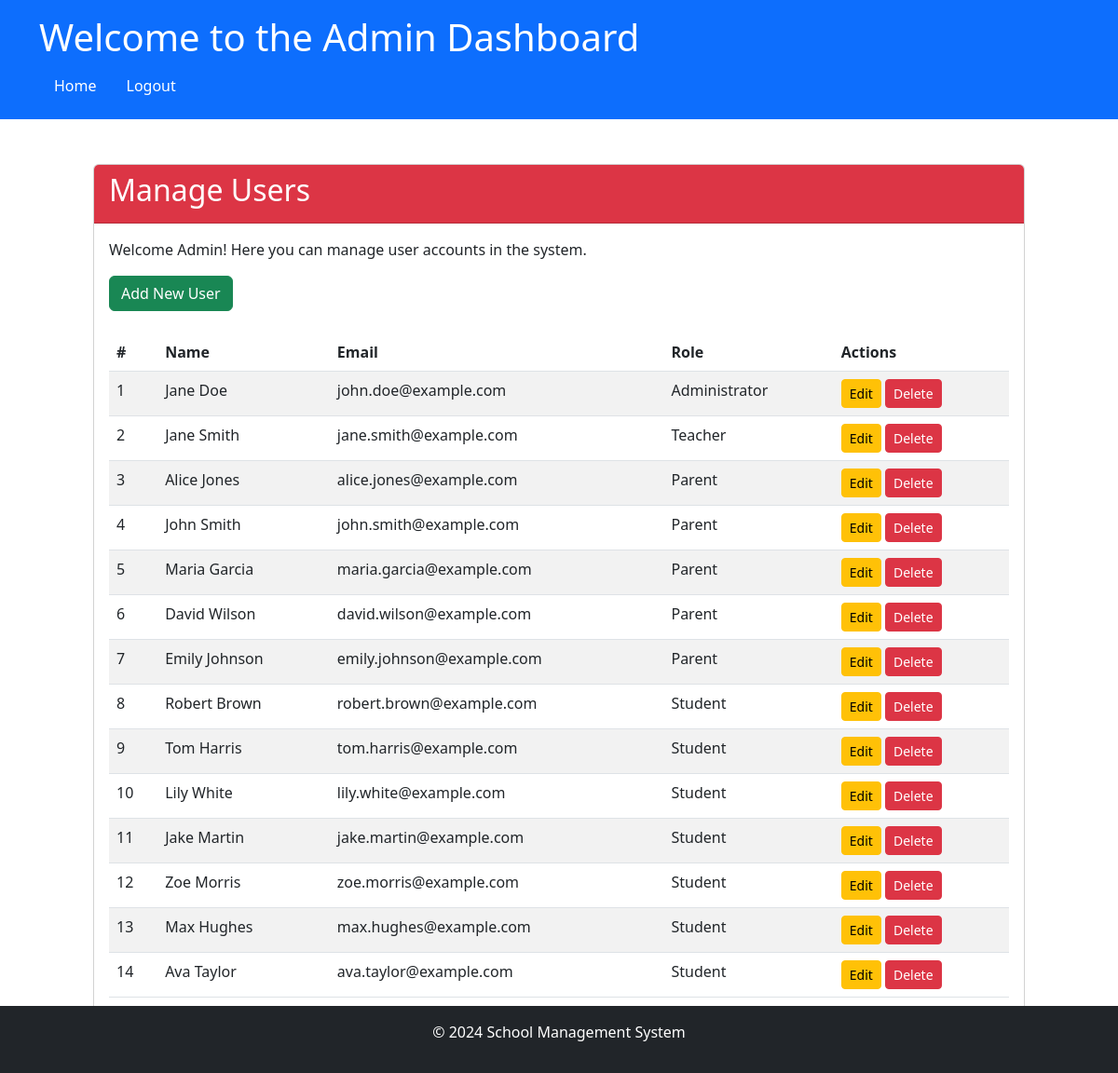
The page /admin/manage_users (signed in) on the database its author committed.
### app/models/models.py (models this page shows)
class User(UserMixin, db.Model):
    __tablename__ = 'User'
    id = db.Column('Id', db.String, primary_key=True, default=lambda: str(uuid4()))
    password = db.Column('Password', db.String, nullable=True)
    role_id = db.Column('RoleId', db.String, ForeignKey('Role.Id', ondelete='SET NULL'))
    email = db.Column('Email', db.String, nullable=False)
    first_name = db.Column('FirstName', db.String, nullable=False)
    last_name = db.Column('LastName', db.String, nullable=False)
    date_of_birth = db.Column('DateOfBirth', db.Date, nullable=True)
    role = relationship('Role', back_populates='users')
    created_fee_records = db.relationship('FeeRecord',
                                          foreign_keys='FeeRecord.created_by',  # Referencing FeeRecord.created_by
                                          backref='creator')
    invoices = relationship('Invoice', back_populates='created_by_user')
    parent_students = relationship('ParentStudent',
                                   foreign_keys='[ParentStudent.parent_id]',
                                   back_populates='parent',
                                   cascade="all, delete-orphan")
    student_parents = relationship('ParentStudent',
                                   foreign_keys='[ParentStudent.student_id]',
                                   back_populates='student',
                                   cascade="all, delete-orphan")

class Role(db.Model):
    __tablename__ = 'Role'
    id = db.Column('Id', db.String, primary_key=True)
    role_name = db.Column('RoleName', db.String, nullable=False)
    users = relationship('User', back_populates='role')

### app/routes/admin_routes.py (the view)
@admin.route('/manage_users')
@login_required
def manage_users():
    users = User.query.all()  # Retrieve all users from the User table
    return render_template('admin/manage_users.html', users=users)

### app/__init__.py (called while the page is built)
@login_manager.user_loader
def load_user(user_id):
    from app.models.models import User  # Import here to avoid circular import
    return User.query.get(user_id)

### app/templates/admin/manage_users.html (shortened to what this page needs)
<!DOCTYPE html>
<html lang="en">
<head>
    <link href="https://cdn.jsdelivr.net/npm/bootstrap@5.3.0-alpha1/dist/css/bootstrap.min.css" rel="stylesheet">
</head>
<body>
    <header class="bg-primary text-white p-3">
        <div class="container">
            <h1>Welcome to the Admin Dashboard</h1>
            <nav>
                <ul class="nav">
                    <li class="nav-item">
                        <a class="nav-link text-white" href="{{ url_for('main.dashboard') }}">Home</a>
                    </li>
                    <li class="nav-item">
                        <a class="nav-link text-white" href="{{ url_for('auth.logout') }}">Logout</a>
                    </li>
                </ul>
            </nav>
        </div>
    </header>
    <main class="custom-container my-5">
        <div class="card">
            <div class="card-header bg-danger text-white">
                <h2>Manage Users</h2>
            </div>
            <div class="card-body">
                <p>Welcome Admin! Here you can manage user accounts in the system.</p>
                <div class="mb-4">
                    <a href="{{ url_for('admin.add_user') }}" class="btn btn-success">Add New User</a>
                </div>
                <div class="table-responsive">
                    <table class="table table-striped">
                        <thead>
                            <tr>
                                <th>#</th>
                                <th>Name</th>
                                <th>Email</th>
                                <th>Role</th>
                                <th>Actions</th>
                            </tr>
                        </thead>
                        <tbody>
                            {% for user in users %}
                                <tr>
                                    <td>{{ loop.index }}</td>
                                    <td>{{ user.first_name }} {{ user.last_name }}</td>
                                    <td>{{ user.email }}</td>
                                    <td>{{ user.role.role_name }}</td>
                                    <td>
                                        <a href="{{ url_for('admin.edit_user', user_id=user.id) }}" class="btn btn-warning btn-sm">Edit</a>
                                        <form action="{{ url_for('admin.delete_user', user_id=user.id) }}" method="post" class="d-inline" onsubmit="return confirm('Are you sure you want to delete this user?');">
                                            <button type="submit" class="btn btn-danger btn-sm">Delete</button>
                                        </form>
                                    </td>
                                </tr>
                            {% endfor %}
                        </tbody>
                    </table>
                </div>
            </div>
        </div>
    </main>
    <footer class="bg-dark text-white py-3 fixed-bottom footer">
        <div class="container text-center">
            <p>&copy; 2024 School Management System</p>
        </div>
    </footer>
</body>
</html>

### app/templates/admin/manage_users.html (style rules this page uses)
.custom-container { max-width: 1000px; margin: 0 auto; }

### rows shown on the page
User: first_name "Jane", last_name "Doe", email "john.doe@example.com", role.role_name "Administrator"
User: first_name "Jane", last_name "Smith", email "jane.smith@example.com", role.role_name "Teacher"
User: first_name "Alice", last_name "Jones", email "alice.jones@example.com", role.role_name "Parent"
User: first_name "John", last_name "Smith", email "john.smith@example.com", role.role_name "Parent"
User: first_name "Maria", last_name "Garcia", email "maria.garcia@example.com", role.role_name "Parent"
User: first_name "David", last_name "Wilson", email "david.wilson@example.com", role.role_name "Parent"
User: first_name "Emily", last_name "Johnson", email "emily.johnson@example.com", role.role_name "Parent"
User: first_name "Robert", last_name "Brown", email "robert.brown@example.com", role.role_name "Student"
User: first_name "Tom", last_name "Harris", email "tom.harris@example.com", role.role_name "Student"
User: first_name "Lily", last_name "White", email "lily.white@example.com", role.role_name "Student"
User: first_name "Jake", last_name "Martin", email "jake.martin@example.com", role.role_name "Student"
User: first_name "Zoe", last_name "Morris", email "zoe.morris@example.com", role.role_name "Student"
User: first_name "Max", last_name "Hughes", email "max.hughes@example.com", role.role_name "Student"
User: first_name "Ava", last_name "Taylor", email "ava.taylor@example.com", role.role_name "Student"
